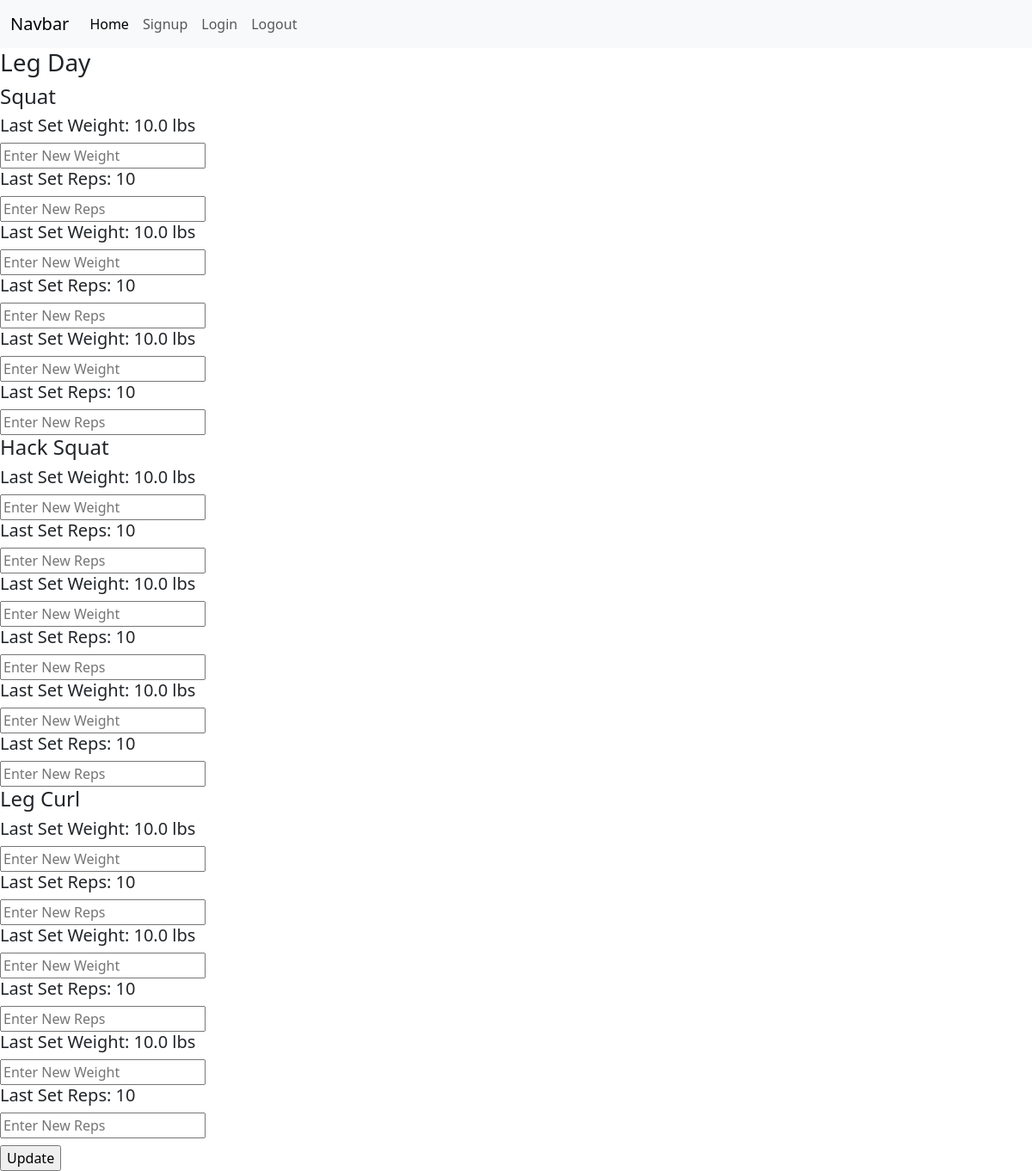
The page /run_schedule/1 (signed in) on the database its author committed.
### website/models.py (models this page shows)
class Schedule(db.Model, UserMixin):
    id = db.Column(db.Integer, primary_key=True)
    schedule_name = db.Column(db.String(100), nullable=False)
    date_created = db.Column(db.DateTime, default=datetime.utcnow(), nullable=False)
    user_id = db.Column(db.Integer, db.ForeignKey('user.id'), nullable=False)
    exercises = db.relationship('Exercise', backref='schedule', lazy=True)

class Exercise(db.Model, UserMixin):
    id = db.Column(db.Integer, primary_key=True)
    exercise_name = db.Column(db.String(100), nullable=False)
    schedule_id = db.Column(db.Integer, db.ForeignKey('schedule.id'))
    user_id = db.Column(db.Integer, db.ForeignKey('user.id'), nullable=False)
    sets = db.relationship('Set', backref='exercise', lazy=True)

class Set(db.Model, UserMixin):
    id = db.Column(db.Integer, primary_key=True)
    reps = db.Column(db.Integer, nullable=False)
    weight = db.Column(db.Float, nullable=False)
    exercise_id = db.Column(db.Integer, db.ForeignKey('exercise.id'), nullable=False)
    user_id = db.Column(db.Integer, db.ForeignKey('user.id'), nullable=False)

### website/training.py (the view, shortened to what this page needs)
@training.route("/run_schedule/<schedule_id>", methods=["POST", "GET"])
@login_required
def run_schedule(schedule_id):
    schedule_name = Schedule.query.filter_by(id=schedule_id).first()
    exercises = Exercise.query.filter_by(user_id=current_user.id, schedule_id=schedule_id).all()
    sets = Set.query.filter_by(user_id=current_user.id).all()
    return render_template("run_schedule.html", schedule=schedule_name, exercises=exercises, sets=sets)

### website/__init__.py (called while the page is built)
def create_app():
    app = Flask(__name__)
    app.config["SQLALCHEMY_DATABASE_URI"] = "sqlite:///project.db"
    app.config['SECRET_KEY'] = 'mbgodbnfvojvnseofefqwdqwifgbjdfsnf'
    db.init_app(app)
    from .auth import auth
    app.register_blueprint(auth)
    from .training import training
    app.register_blueprint(training)
    from .models import User
    create_database(app)
    login_manager.login_view = "auth.login"
    login_manager.login_message = "You must be signed in to reach this page!"
    login_manager.login_message_category = "danger"
    login_manager.init_app(app)
    @login_manager.user_loader
    def load_user(id):
        return User.query.get(int(id))
    return app

### website/templates/run_schedule.html (shortened to what this page needs)
{% extends 'base.html' %}
{% block content %}
<h3>{{schedule.schedule_name}}</h3>
<form method="post">
    {% for exercise in exercises %}
        <h4>{{exercise.exercise_name}}</h4>
        {% for set in sets %}
            {% if exercise.id == set.exercise_id %}
                <h5>Last Set Weight: {{ set.weight }} lbs</h5>
                <input type="text" placeholder="Enter New Weight" name="new_weight">
                <h5>Last Set Reps: {{ set.reps }}</h5>
                <input type="text" placeholder="Enter New Reps" name="new_reps">
            {% endif %}
        {% endfor %}
    {% endfor %}
    <br>
    <input type="submit" class="mt-2" value="Update">
</form>
{% endblock %}

### rows shown on the page
Schedule: schedule_name "Leg Day"
Exercise: exercise_name "Squat"
Set: weight "10.0", reps "10"
Set: weight "10.0", reps "10"
Set: weight "10.0", reps "10"
Exercise: exercise_name "Hack Squat"
Set: weight "10.0", reps "10"
Set: weight "10.0", reps "10"
Set: weight "10.0", reps "10"
Exercise: exercise_name "Leg Curl"
Set: weight "10.0", reps "10"
Set: weight "10.0", reps "10"
Set: weight "10.0", reps "10"
